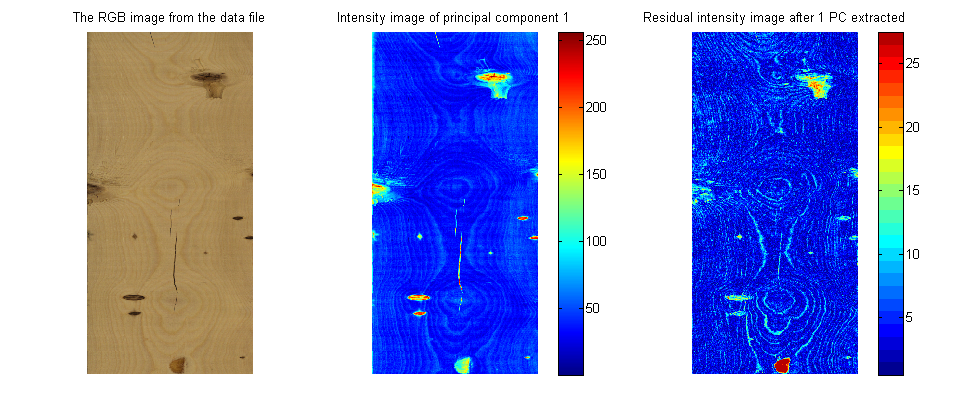

Generate this figure with Python:
import Image
import numpy as np

# Plots extracted from MACCMIA's right-click feature

chop = 120

left = Image.open('lumber-example-original-image.png')
mid = Image.open('lumber-example-scores-1.png')
right = Image.open('lumber-example-SPE-after-one-PC.png')

box = (chop, 0, left.size[0]-chop, left.size[1]) # (left, upper, right, lower)
left = left.crop(box)
mid = mid.crop(box)
right = right.crop(box)

width = left.size[0] + right.size[0] + mid.size[0] 
height = max(left.size[1], right.size[1])
result = Image.new("RGBA", (width, height))
result.paste(left, (0, 0))
result.paste(mid, (left.size[0], 0))
result.paste(right, (left.size[0]+mid.size[0], 0))

result.save('lumber-example-combine.png')
